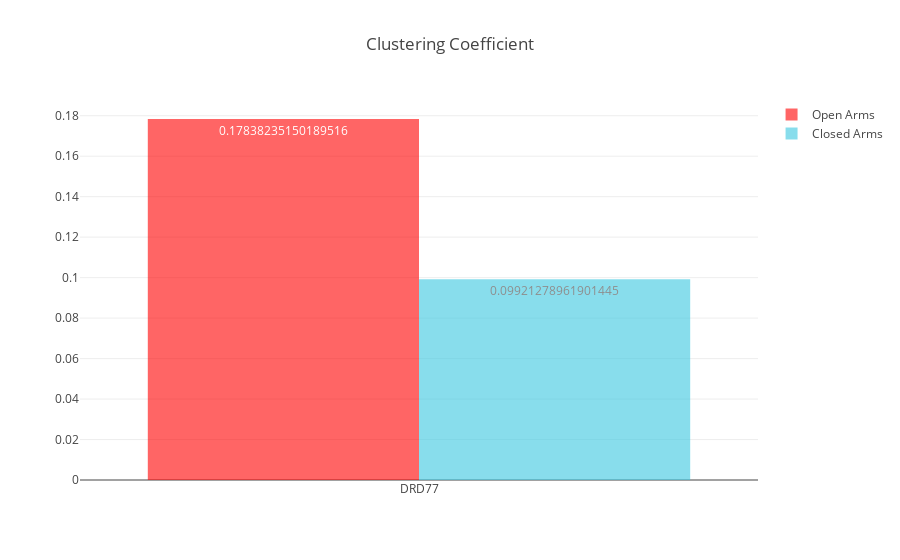

Notebook code cell kept with this figure:
### Markdown cell above
### *If the nearest neighbors of a node are also directly connected to each other they form a cluster. The clustering coefficient quantifies the number of connections that exist between the nearest neighbors of a node as a proportion of the maximum number of possible connections. Random networks have lowe average clustering whereas complex networks have high clustering (associated with high local efficiency of information transfer and robustness).* (Bullmore and Sporns)

### As shown below, the clustering coefficient for all the networks was greater when the mice were in the open arms of the EPM.

### Code cell
open_arms_graphs = get_behavior_graphs(feature_extractors, "OpenArms_centerpoint")

open_measures = list()
for open_arms_graph in open_arms_graphs:
    open_measures.append(open_arms_graph.clustering_coefficient)    
    
closed_arms_graphs = get_behavior_graphs(feature_extractors, "ClosedArms_centerpoint")

closed_measures = list()
for closed_arms_graph in closed_arms_graphs:
    closed_measures.append(closed_arms_graph.clustering_coefficient) 

plot_network_measures(open_measures, closed_measures, *x_axis, title="Clustering Coefficient")

### Figure 1 — Plotly figure (JSON) as saved in the notebook; plotly's stock layout.template omitted (floating-point values rounded to 4 significant figures)
{"data": [{"marker": {"color": "rgb(255, 0, 0)"}, "name": "Open Arms", "opacity": 0.6, "text": [0.1784], "textposition": "auto", "type": "bar", "uid": "d013ce", "x": ["DRD77"], "y": [0.1784]}, {"marker": {"color": "rgb(58,200,225)"}, "name": "Closed Arms", "opacity": 0.6, "text": [0.09921], "textposition": "auto", "type": "bar", "uid": "b8a666", "x": ["DRD77"], "y": [0.09921]}], "layout": {"autosize": true, "title": "Clustering Coefficient", "xaxis": {"autorange": true, "range": [-0.5, 0.5], "type": "category"}, "yaxis": {"autorange": true, "range": [0, 0.1878], "type": "linear"}}}
